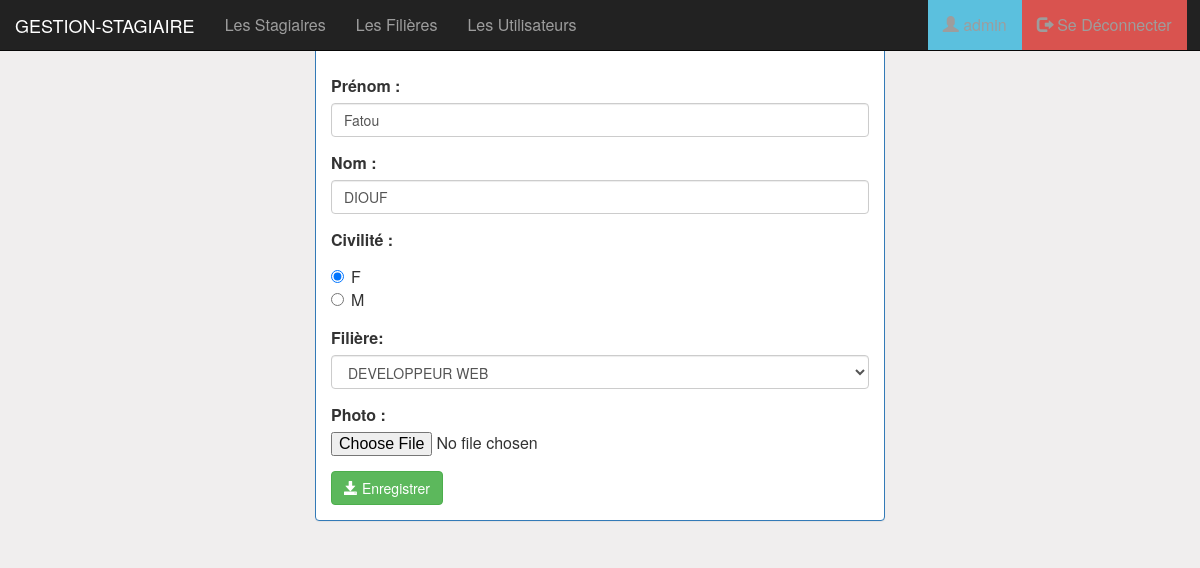
The page /pages/editerStagiaire.php?idS=1 (signed in) on the database its author committed.
### tables this page shows
create table stagiaire(
    idStagiaire int(4) auto_increment primary key,
    prenom varchar(50),
    nom varchar(50),
    civilite varchar(50),
    photo varchar(100), 
    idFiliere int(4)
);

create table filiere(
    idFiliere int(4) auto_increment primary key,
    nomFiliere varchar(50),
    niveau varchar(50)
);

### pages/editerStagiaire.php (the view, shortened to what this page needs)
<?php
require_once "connexiondb.php";
$idS = isset($_GET['idS']) ? $_GET['idS'] : 0;
$requeteS = "select * from stagiaire where idStagiaire=$idS";
$resultatS = $pdo->query($requeteS);
$stagiaire = $resultatS->fetch();
$nom = $stagiaire['nom'];
$prenom = $stagiaire['prenom'];
$civilite = strtoupper($stagiaire['civilite']);
$idFiliere = $stagiaire['idFiliere'];
$requeteF = "select * from filiere";
$resultatF = $pdo->query($requeteF);
?>
<!DOCTYPE HTML>
<HTML>
    <head>
        <link rel="stylesheet" type="text/css" href="../css/bootstrap.min.css">
        <link rel="stylesheet" type="text/css" href="../css/font-awesome.min.css">
        <link rel="stylesheet" type="text/css" href="../css/monstyle.css">
    </head>
    <body>
        <?php include "menu.php";?>
        <div class="container col-md-6 col-md-offset-6 col-lg-6 col-lg-offset-3">
             <div class="panel panel-primary margetop">
                <div class="panel-heading">Edition du stagiaire :</div>
                <div class="panel-body">
                    <form method="post" action="updateStagiaire.php" class="form"  enctype="multipart/form-data">
                        <div class="form-group">
                             <label for="prenom">Prénom :</label>
                            <input type="text" name="prenom" placeholder="Prénom" class="form-control"
                                   value="<?php echo $prenom ?>"/>
                        </div>
                        <div class="form-group">
                             <label for="nom">Nom :</label>
                            <input type="text" name="nom" placeholder="Nom" class="form-control" value="<?php echo $nom ?>"/>
                        </div>
                        <div class="form-group">
                            <label for="civilite">Civilité :</label>
                            <div class="radio">
                                <label><input type="radio" name="civilite" value="F"
                                    <?php if ($civilite === "F") {
                                         echo "checked"; } ?> checked/> F </label><br>
                                <label><input type="radio" name="civilite" value="M"
                                    <?php if ($civilite === "M") {
                                         echo "checked"; } ?>/> M </label>
                            </div>
                        </div>
                        <div class="form-group">
                            <label for="idFiliere">Filière:</label>
				            <select name="idFiliere" class="form-control" id="idFiliere">
                              <?php while ($filiere = $resultatF->fetch()) {?>
                                <option value="<?php echo $filiere['idFiliere'] ?>"
                                         <?php if ($idFiliere === $filiere['idFiliere']) {
                                             echo "selected"; }  ?>>
                                    <?php echo $filiere['nomFiliere'] ?>
                                </option>
                              <?php }?>
				            </select>
                        </div>
                        <div class="form-group">
                             <label for="photo">Photo :</label>
                            <input type="file" name="photo" />
                        </div>
				        <button type="submit" class="btn btn-success">
                            <span class="glyphicon glyphicon-save"></span>
                            Enregistrer
                        </button>
					</form>
                </div>
            </div>
        </div>
    </body>
</html>

### css/monstyle.css (style rules this page uses)
body { background-color: rgb(240, 238, 238); font-size: 16px; }

### rows shown on the page
stagiaire: prenom "Fatou", nom "DIOUF", civilite "☑ F", civilite "☐ M", idFiliere "DEVELOPPEUR WEB"
